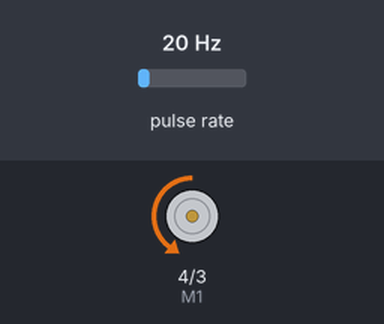
The sketch below on a simulated Arduino Uno, built with avr-gcc and run on an emulated ATmega328P. Parts: direction and speed pins drawn as motors (green arrow = direction pin HIGH = forward, orange = LOW = backward, longer = more drive). Wiring (inferred from the names in the program): pulse sensor: data pin 5. The inputs (shaded band) are chosen by the test bench; at power-on: pulse rate 20 Hz.

Above: at 1.2 s.
1.3 s: pulse rate (sensor on pin 5) set to 50 Hz
At 1.3 s:
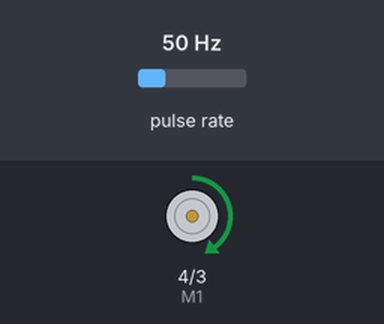
4.3 s: pulse rate (sensor on pin 5) set to 18 Hz
7.1 s: pulse rate (sensor on pin 5) set to 15 Hz
10.1 s: pulse rate (sensor on pin 5) set to 11 Hz
11.8 s: pulse rate (sensor on pin 5) set to 8 Hz
At 14.1 s:
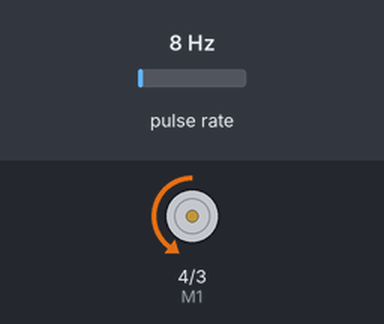
14.4 s: pulse rate (sensor on pin 5) set to 4 Hz
At 15.0 s:
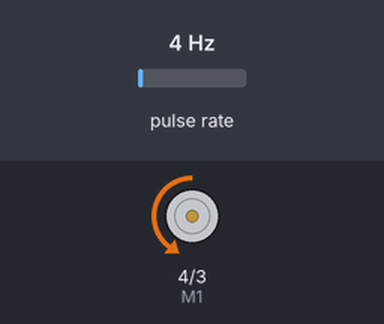
Timing chart, 0 to 16.9 s (numbered marks = the images above; inputs shaded):
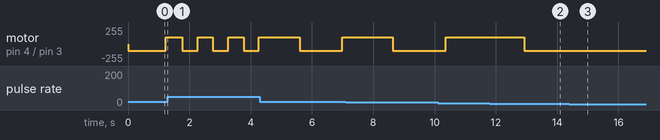

The sketch:

dc_motor_and_timer.ino
```cpp
// no 3 Vcc to Vcc 5V
// no 4 Vo  to Digital Input Pin of MicroController
// no 5 GND to Ground Gnd

// this methode of counting offers BEST performance and HIGHEST SENSITIVITY
//
// make sure that you have no noise at input-Pin - you have to filter noise via hardware/electronics eg. a Schmitt Trigger
// make sure you have a proper powersupply for your Microcontroller ( best a battery )
// make sure you have no disturbing electronics near to your setup
// make sure your wires are proper connected

// Timer0 and Timer2 can only count from 0 to 255 - 8 Bit
// Timer1 can count to 65535 - 16 Bit
// Timer1 is also used to generate the PWM on the OC1A and OC1B - Pins - should be Pin 9 and 10 (ATM168)
// if you use this method of counting you can not us analogWrite at those Pins, digitalWrite still works fine
const int E1 = 3;  ///<Motor1 Speed

const int M1 = 4;  ///<Motor1 Direction

int pinLightBarrier = 5;  // LIghtBarrier, Photointerrupter -> you must use ATM168-Pin-T1 see p108 of ATM168 datasheet

int encoderHoles = 24;
bool isForward = true;
int speed = 100;

void setup() {
  // start serial communication
  Serial.begin(9600);
  // define pins

  pinMode(E1, OUTPUT);
  pinMode(M1, OUTPUT);
  // timer setup
  timer1SetExternalClock();
}

void loop() {
  int counterValue = readTCNT1();
  if (counterValue > encoderHoles) {
    writeTCNT1(0);
    // Set motor speed to 0
    analogWrite(E1, 0);
    // Change direction
    isForward = !isForward;
  }
  isForward ? M1_advance(speed) : M1_back(speed);
}

void M1_advance(char Speed)  ///<Motor1 Advance
{
  digitalWrite(M1, LOW);
  analogWrite(E1, Speed);
}

void M1_back(char Speed)  ///<Motor1 Back off
{
  digitalWrite(M1, HIGH);
  analogWrite(E1, Speed);
}

//
void timer1SetExternalClock(void) {
  // Timer 1 16 Bit, 0 - 65535
  //__________________________________TIMER1_for_Encoder_________________________________
  //the entire Timer-Register is rewritten, destroying all Arduino Timer-settings
  // that a done in the init() function - see wiring.c
  // http://code.google.com/p/arduino/source/browse/trunk/hardware/arduino/cores/arduino/wiring.c
  // no pwm / no analogWrite on Pin 9, 10
  // Timer1 Setting - Reset - this will also stop the timer
  TCCR1A = 0;
  TCCR1B = 0;
  TCCR1C = 0;
  writeTCNT1(0);  //
  TCCR1B |= (0 << WGM13) | (0 << WGM12);
  TCCR1A |= (0 << WGM11) | (0 << WGM10);
  //Timer1 Overflow Interrupt Disable
  TIMSK1 = 0;
  pinMode(pinLightBarrier, INPUT);  // pinLB must be 5
  // external clock on pin5 falling edge
  TCCR1B |= (1 << CS12) | (1 << CS11) | (0 << CS10);
}

// read and write 16Bit-Counter as shown in ATM168 - datasheet page 112

void writeTCNT1(unsigned int num) {
  unsigned char sreg;
  unsigned int i;
  if (num >= 0) {
    /* Save global interrupt flag */
    sreg = SREG;

    /* Disable interrupts */
    cli();
    // set new value
    TCNT1 = num;
    /* Restore global interrupt flag */
    SREG = sreg;
  }
}


unsigned int readTCNT1(void) {
  unsigned char sreg;
  unsigned int i;
  /* Save global interrupt flag */
  sreg = SREG;
  /* Disable interrupts */
  cli();
  /* Read TCNT1 into i */
  i = TCNT1;
  /* Restore global interrupt flag */
  SREG = sreg;
  return i;
}
```

Measured:
- the behaviour switches between 10 and 9 Hz on pulse rate (sensor on pin 5) (found by bisection; images 1 and 2)
- after the input at 11.8 s, motor on pin 4 (M1) / pin 3 (E1): forward 100/255 → backward 100/255 after 1.1 s instead of 0.83 s
- after the input at 14.4 s, motor on pin 4 (M1) / pin 3 (E1): stays backward 100/255 (without the input it goes to forward 100/255 after 1.6 s)
